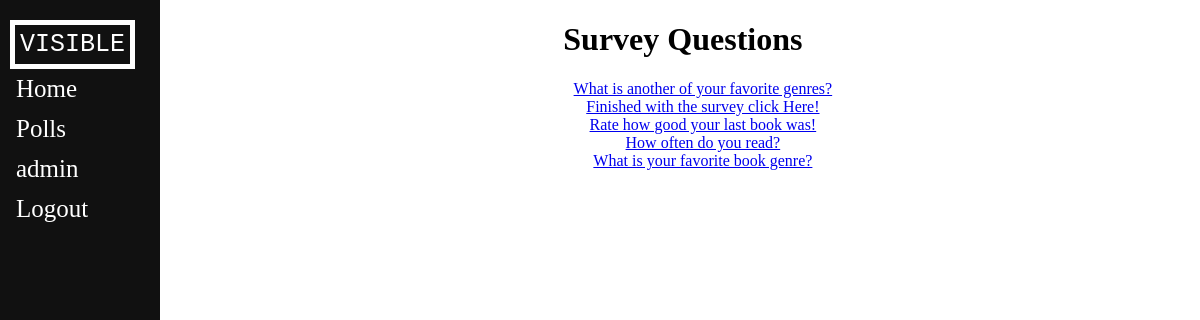
The page /polls/ (signed in) on the database its author committed.
### polls/models.py (models this page shows, shortened)
class Question(models.Model):
    question_text = models.CharField(max_length=200)
    pub_date = models.DateTimeField('date published')

### polls/views.py (the view)
# urls.py: path('', views.IndexView.as_view(), name='index'),
class IndexView(generic.ListView):
    template_name = 'polls/index.html'
    context_object_name = 'latest_question_list'
    def get_queryset(self):
        return Question.objects.order_by('-pub_date')[:5]

### polls/templates/polls/index.html (shortened to what this page needs)
{% extends "base_layout.html" %}
{% load static %}
{% block content %}
	{% if latest_question_list %}
		<h1 style="text-align:center" >Survey Questions</h1>
	    	<ul>
	    	{% for question in latest_question_list %}
	    		<div style="text-align: center">
	    	    	<a href="{% url 'polls:detail' question.id %}">{{question.question_text }}</a>
	    	    </div>
	    	{% endfor %}
	    	</ul>
		{% else %}
	    	<p>No polls are available.</p>
		{% endif %}
{% endblock %}

### templates/base_layout.html (shortened to what this page needs)
<!DOCTYPE html>
<html>
	<head>
		{% load static %}
		<link rel="stylesheet" type="text/css" href="{% static 'home/homestyle.css' %}">
	</head>
	<body>
		<div class="sidenav">
			<div class = "title">
				<p1> VISIBLE </p1>
			</div>
			<a href="{% url 'index' %}">Home</a>
			<a href="/polls">Polls</a>
			{% if user.is_authenticated %}
				<a href="/login" id="user"> {{user.username}}</a>
				<a href="/logout" id="logout"> Logout</a>
			{% else %}
				<a href="/register"> Signup</a>
				<a href="/login"> Login</a>
			{% endif %}
		</div>
		<div class="wrapper">
			{% block content %}
			{% endblock %}
		</div>
	</body>
</html>

### home/static/home/homestyle.css (style rules this page uses)
.sidenav { height:150%; width:160px; position: absolute; z-index:1; top:0; left:0; background-color:#111; overflow-x: :hidden; padding-top:20px; }
.sidenav a { padding:6px 8px 6px 16px; text-decoration: none; font-size:25px; color: #ffffff; display:block; }
.wrapper { margin-left: 14%; }
p1 { color: white; font-family: "Lucida Console", Courier, monospace; font-size: 25px; padding: 5px; border: 5px solid white; }
.title { padding: 10px; }

### rows shown on the page
Question: question_text "What is another of your favorite genres?"
Question: question_text "Finished with the survey click Here!"
Question: question_text "Rate how good your last book was!"
Question: question_text "How often do you read?"
Question: question_text "What is your favorite book genre?"

### other values the page prints
{{ user.username }} "admin"
